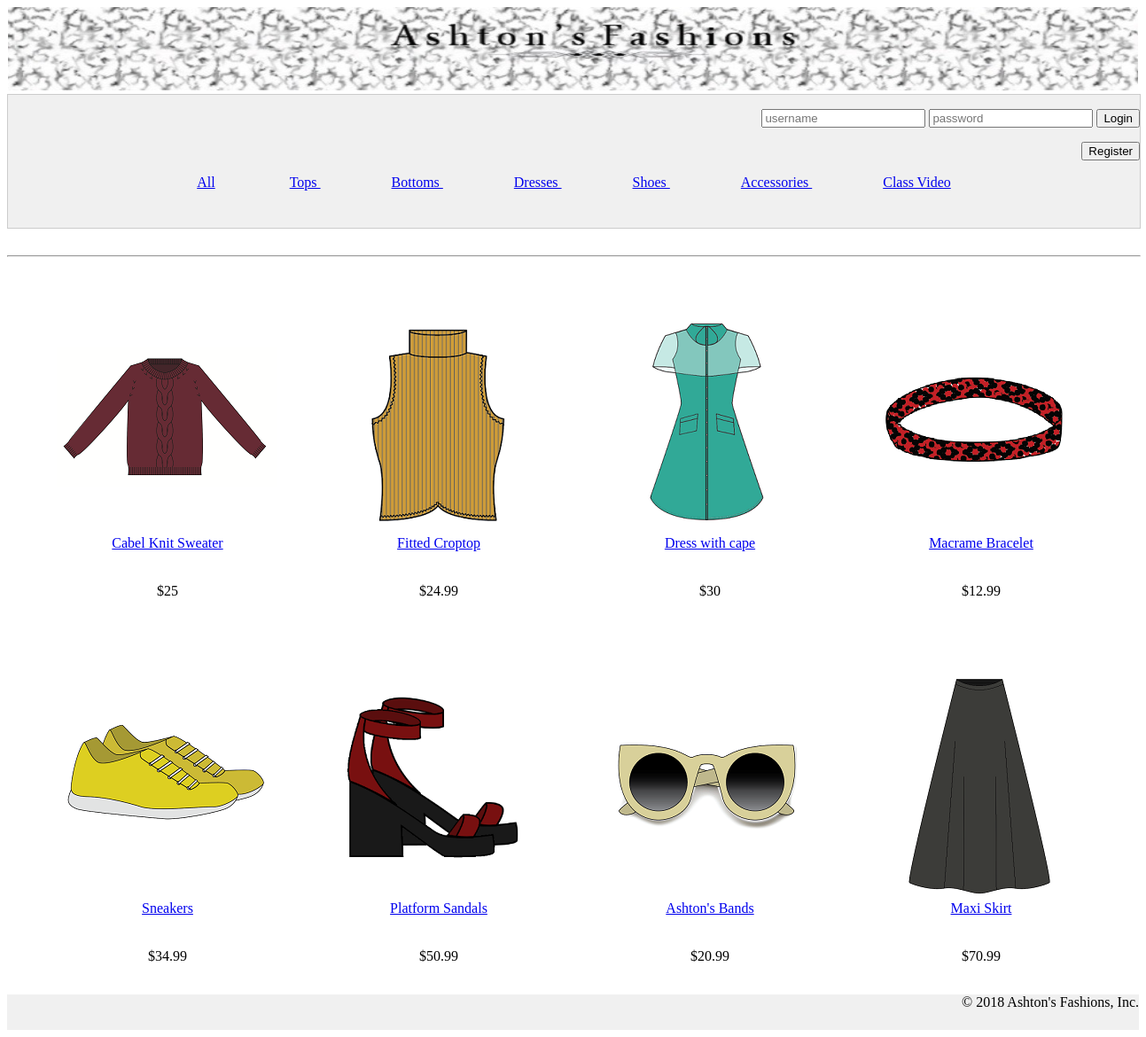
The page / on the database its author committed.
### tables this page shows
CREATE TABLE IF NOT EXISTS `categories` (
  `categoryID` int(11) NOT NULL AUTO_INCREMENT,
  `categoryName` varchar(30) NOT NULL,
  PRIMARY KEY (`categoryID`)
);

CREATE TABLE IF NOT EXISTS `products` (
  `productID` int(11) NOT NULL AUTO_INCREMENT,
  `categoryID` int(11) NOT NULL,
  `listPrice` float NOT NULL,
  `salePrice` float NOT NULL,
  `onSale` tinyint(1) NOT NULL DEFAULT 0,
  `productSize` enum('small','medium','large') NOT NULL DEFAULT 'small',
  `productName` varchar(60) NOT NULL,
  `productCode` varchar(30) NOT NULL,
  `fullImagePath` varchar(120) NOT NULL,
  `smallImagePath` varchar(120) NOT NULL,
  PRIMARY KEY (`productID`),
  KEY `categoryID` (`categoryID`)
);

### model/category_db.php (called while the page is built, shortened)
<?php
function getCategories() {
    global $db;
    $query = 'SELECT * FROM categories
              ORDER BY categoryID';
    $statement = $db->prepare($query);
    $statement->execute();
    return $statement;
}

### model/product_db.php (called while the page is built, shortened)
<?php
function getAllProducts() {
    global $db;
    $query = 'SELECT * FROM products
              ORDER BY productID';
    $statement = $db->prepare($query);
    $statement->execute();
    return $statement;
}

### view/product_list.php (the view, shortened to what this page needs)
<?php
include("header.php");
   include("nav.php");
?>
<main>
    <?php foreach($products as $product) : ?>
            <ul class="list">
               <br>
                <br>
                <a href="?action=<?php echo $product['productID']; ?>">
                        <?php echo $product['smallImagePath']; ?>
                        <br>
                        <?php echo "<div>" . $product['productName'] . "</div>"; ?>
                        <br>
                        <br>
                        </a>
                        <?php
                        if(!$product['onSale'])
                        echo "<div>$" . $product['listPrice'] . "</div>";
                        else
                        echo "<div>$" . $product['salePrice'] . "</div>";
                        ?>
                        <br>
            </ul>
            <?php endforeach; ?>
</main>
<?php
include("footer.php");
?>

### index.php (shortened to what this page needs)
<?php
require_once("model/database.php");
require('model/product_db.php');
require('model/category_db.php');
if(filter_input(INPUT_GET, 'action')) {
 $action  = filter_input(INPUT_GET, 'action');
}else {
   $action = filter_input(INPUT_POST, 'action');
}
$categories = getCategories();
switch($action)
{
   case '':
      $products = getAllProducts();
      include("view/product_list.php");
   break;
}

### view/header.php (shortened to what this page needs)
<!DOCTYPE html>
<html>
<head>
    <link rel="stylesheet" type="text/css" href="css/format.css">
</head>
<body>
<div><a href="."><img class="banner" src="images/banner.jpg" alt="Banner Image"/></a></div>
<header>
<?php if(!isset($_SESSION['loggedIn']))
echo '<form action ="." method = post>
  <p><input type="text" name="username" value="" placeholder="username" required>
  <input type="password" name="password" value="" placeholder="password" required>
<input type="submit" name ="action" value="Login">
</p></form>
<form action ="." method = post>
<p>
<input type="submit" value="Register">
<input type="hidden" name ="action" value="registerPage">
</p></form>';
else
{
echo '<p>Welcome: <a href = "?action=myProfile">' . ($_SESSION['username']) . "</a> | <a href = '?action=viewCart' >My Cart</a>: ". ($_SESSION['cartNumber'])."</p>";
echo '<form action ="." method = post>
<p><input type="submit" name ="action" value="Logout"></p>
</form>';
}
?>

### view/nav.php (shortened to what this page needs)
    <nav class ="two">
        <li class = "nav"><a href=".">All</a></li>
    <?php foreach($categories as $category) : ?>
            <li class="nav">
                <a href="?action=<?php echo $category['categoryName']; ?>">
                    <?php echo $category['categoryName']; ?>
                </a>
            </li>
            <?php endforeach; ?>
            <li class = "nav">
            <a href="?action=video">Class Video</a>
            </li>
</nav>
</header>
<hr>

### view/footer.php
<footer>
    <p class="copyright">
        &copy; <?php echo date("Y"); ?> Ashton's Fashions, Inc.
    </p>
</footer>
</body>
</html>

### css/format.css (style rules this page uses)
html { position: relative; min-height: 100%; }
body { background-color: white; }
hr { color: black; margin-top: 30px; width: 100% }
div { text-align: center; }
p { text-align: right; }
header { height:150px; border:1px solid #CCC; width:100%; margin:0px auto; background:#F0F0F0; }
footer { position: relative; width: 100%; margin-top: 0px; height: 40px; clear: both; background:#F0F0F0; }
li.nav { display:inline; padding: 25px; margin: 15px; }
ul.list { float: left; list-style-position: outside; margin-left: 1em; }
nav.two { text-align: center; }
img.banner { height:94px; width: 1275px; }

### rows shown on the page
categories: categoryName "Tops"
categories: categoryName "Bottoms"
categories: categoryName "Dresses"
categories: categoryName "Shoes"
categories: categoryName "Accessories"
products: smallImagePath (picture), productName "Cabel Knit Sweater", salePrice "25"
products: smallImagePath (picture), productName "Fitted Croptop", listPrice "24.99"
products: smallImagePath (picture), productName "Dress with cape", salePrice "30"
products: smallImagePath (picture), productName "Macrame Bracelet", listPrice "12.99"
products: smallImagePath (picture), productName "Sneakers", listPrice "34.99"
products: smallImagePath (picture), productName "Platform Sandals", listPrice "50.99"
products: smallImagePath (picture), productName "Ashton's Bands", listPrice "20.99"
products: smallImagePath (picture), productName "Maxi Skirt", listPrice "70.99"
